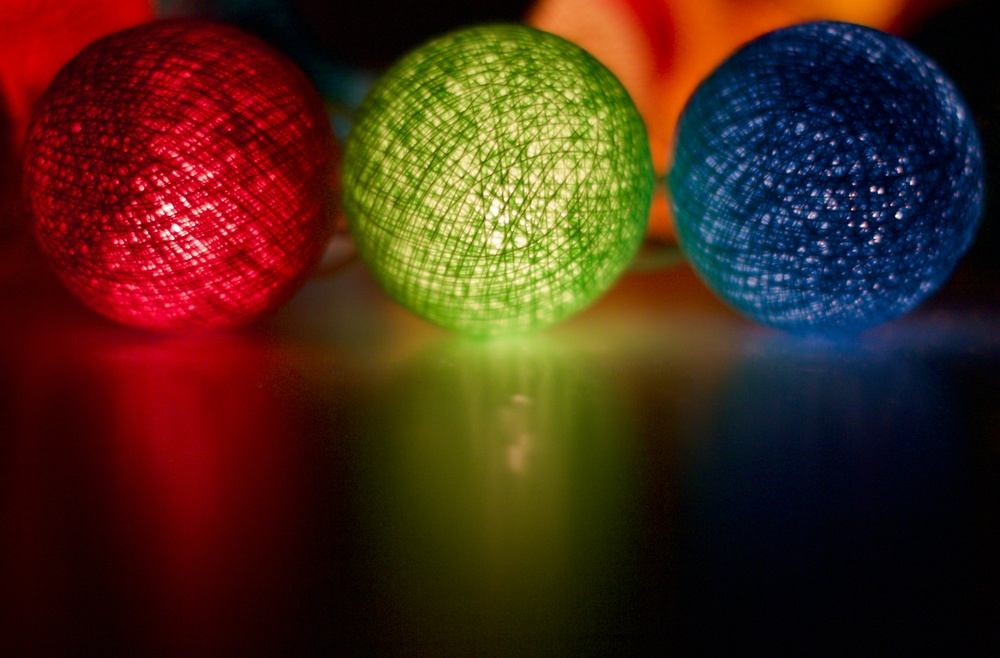
#> input picture Lab-1/images/color.jpg, 1000 x 658 px, shrunk from 4950 x 3259 before the run, found by its file name
$ python wavelet_transform.py
#> lines starting #> are read from the running program, lines starting #| are printed output that depends on the picture
import cv2
import numpy as np
import matplotlib.pyplot as plt

img = cv2.imread("Lab-1/images/color.jpg", 0)
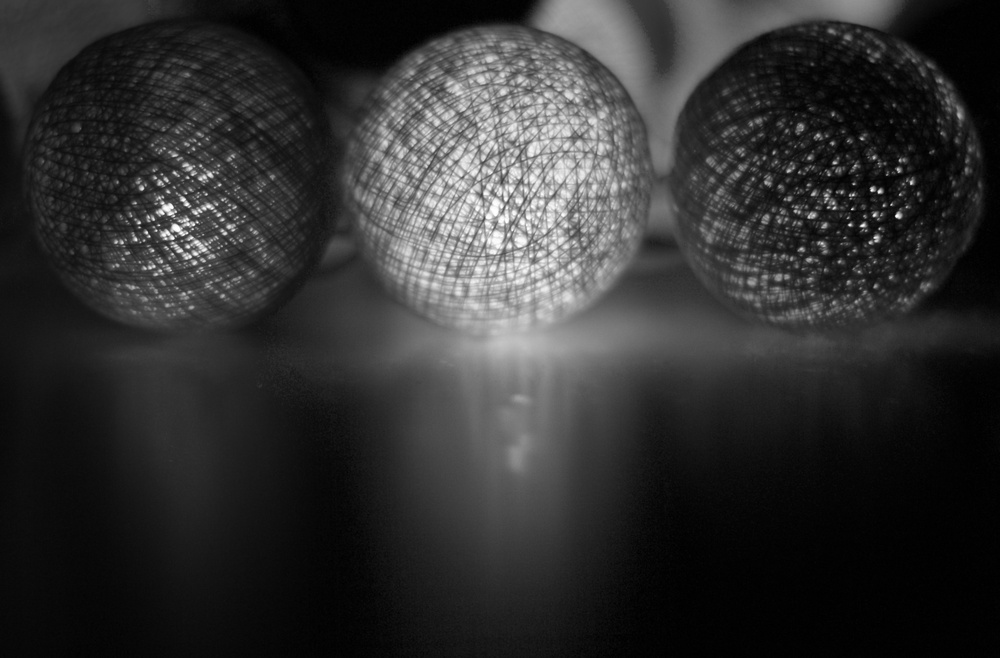
#> img: shape (658, 1000); min 0, max 255, mean 48.3
img = img.astype(float)

rows, cols = img.shape
#> rows = 658; cols = 1000

rows = rows - rows % 2
cols = cols - cols % 2

img = img[:rows, :cols]

low = (img[:, 0::2] + img[:, 1::2]) / np.sqrt(2)
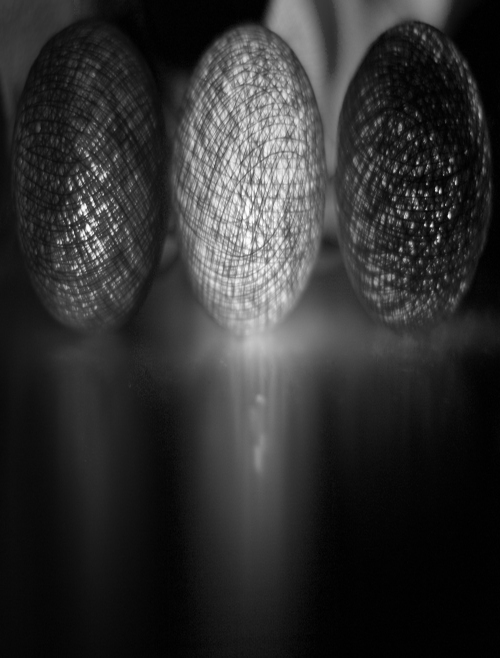
#> low: shape (658, 500) float64; min 0, max 359.9, mean 68.3; drawn with min black and max white
high = (img[:, 0::2] - img[:, 1::2]) / np.sqrt(2)
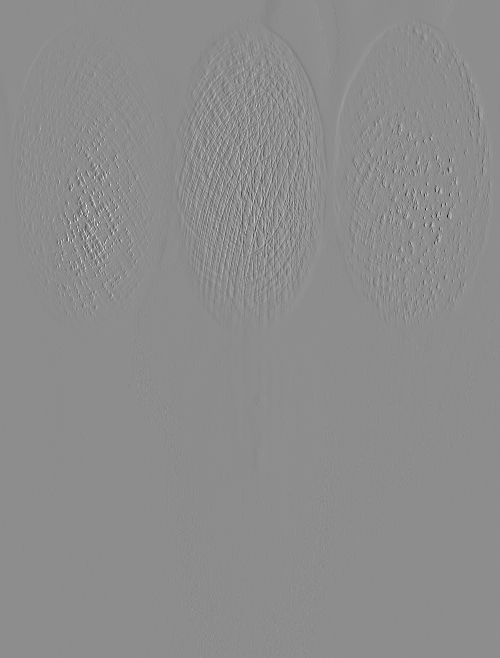
#> high: shape (658, 500) float64; min -121.6, max 98.29, mean 0; drawn with min black and max white

LL = (low[0::2, :] + low[1::2, :]) / np.sqrt(2)
LH = (low[0::2, :] - low[1::2, :]) / np.sqrt(2)
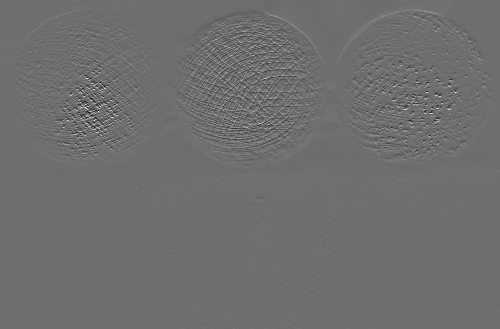
#> LH: shape (329, 500) float64; min -94.5, max 123, mean 0.1; drawn with min black and max white

HL = (high[0::2, :] + high[1::2, :]) / np.sqrt(2)
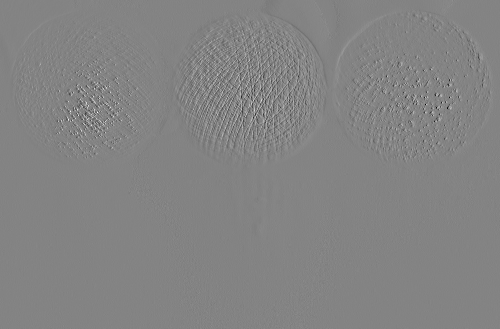
#> HL: shape (329, 500) float64; min -129.5, max 121, mean 0; drawn with min black and max white
HH = (high[0::2, :] - high[1::2, :]) / np.sqrt(2)

plt.figure(figsize=(10, 8))

plt.subplot(2, 2, 1)
plt.imshow(LL, cmap="gray")
plt.title("LL - Approximation")
plt.axis("off")

plt.subplot(2, 2, 2)
plt.imshow(LH, cmap="gray")
plt.title("LH - Horizontal Detail")
plt.axis("off")

plt.subplot(2, 2, 3)
plt.imshow(HL, cmap="gray")
plt.title("HL - Vertical Detail")
plt.axis("off")

plt.subplot(2, 2, 4)
plt.imshow(HH, cmap="gray")
plt.title("HH - Diagonal Detail")
plt.axis("off")

plt.tight_layout()

plt.savefig("Lab-1/images/wavelet_transform.jpg")

plt.show()
